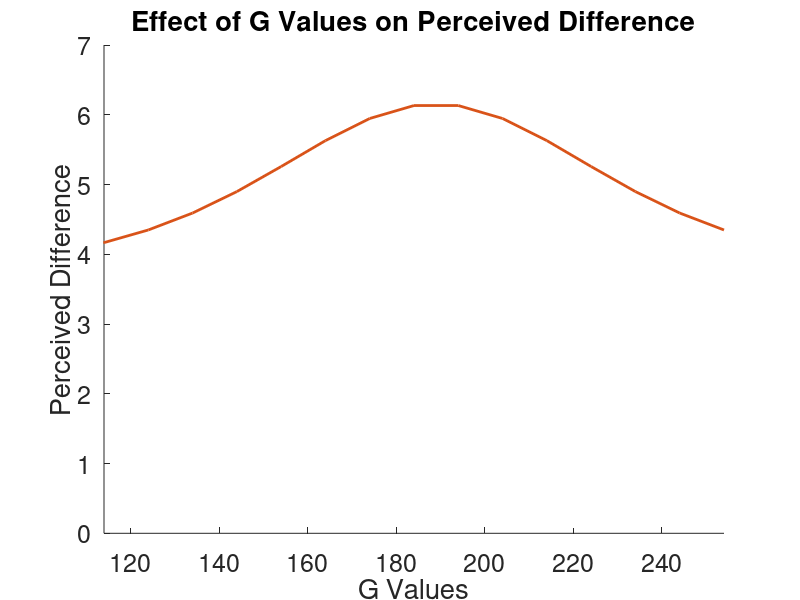

This chart was generated by the following MATLAB code:
% Data analyses for CCM final project
% Helen Hu (fh986@nyu.edu)

clear all;
% close all;
clc;


mydir = '/Users/helenhu/Desktop/CCM_Final_Project_Analyses/Exp2_similar_data';

d = dir(sprintf('%s/*.mat',mydir));
    
files = {d.name};

compare_categories = 14:10:244;

numSubj = length(files);
subj_rating = NaN(numSubj,24);

for subj = 1:length(files)

    load(cell2mat(files(subj)));

    for ii = 1:length(G_pairs_tested)
        idx = find(G_pairs_tested(:,1) == compare_categories(ii));
        subj_rating(subj,ii) = similarity_ratings(idx);
    end

end

avg_rating = mean(subj_rating,1);

for ii = 1:length(avg_rating)
    r = avg_rating(ii);
    if r == 1
        avg_rating(ii) = 7;
    elseif r == 2
        avg_rating(ii) = 6;
    elseif r == 3
        avg_rating(ii) = 5;
    elseif r == 5
        avg_rating(ii) = 3;
    elseif r == 6
        avg_rating(ii) = 2;
    elseif r == 7
        avg_rating(ii) = 1;
    end
end

avg_across_colors = mean(avg_rating);
median_across_colors = median(avg_rating);

%%%%%%%%%%%%




G_values = 14:10:254;

sigma = 40;
sigma_c = sigma; 
sigma_s = sigma; 
mu1 = 124;
mu2 = 254;
constant = 10000/0.6*1.4;
constant2 = 3.25;


g = (mu1-mu2)/(sigma_c^2 + sigma_s^2);
b = (mu1.^2-mu2.^2)/2/(sigma_c^2 + sigma_s^2);

identification = NaN(1,length(G_values));

for ii = 1:length(G_values)

    S = G_values(ii);
    identification(ii) = 1/(1+exp(-g*S+b)); % model from Feldman & Griffins (2007)
    
end


sigma_cs = sigma_c^2 + sigma_s^2;


dpc_dS = g*identification.*(1-identification); %(g/2) * sech((g*G_values + b)/2).^2;
dET_dS = sigma_c^2/sigma_cs + constant*(sigma_s^2/sigma_cs) * ((mu1-mu2)/(2*sigma_cs)) * dpc_dS + constant2


%%%%%%%%%%%%

figure;
hold on;
plot(G_values(1:24)+5,avg_rating,'o-','LineWidth',2);
plot(G_values, dET_dS, 'LineWidth', 2);
hold off;
xlabel('G Values');
ylabel('Perceived Difference');
title('Effect of G Values on Perceived Difference')
set(gca,'FontSize',18)
xlim([114 254])
ylim([0 7])
% yline(avg_across_colors,'LineWidth',2)

